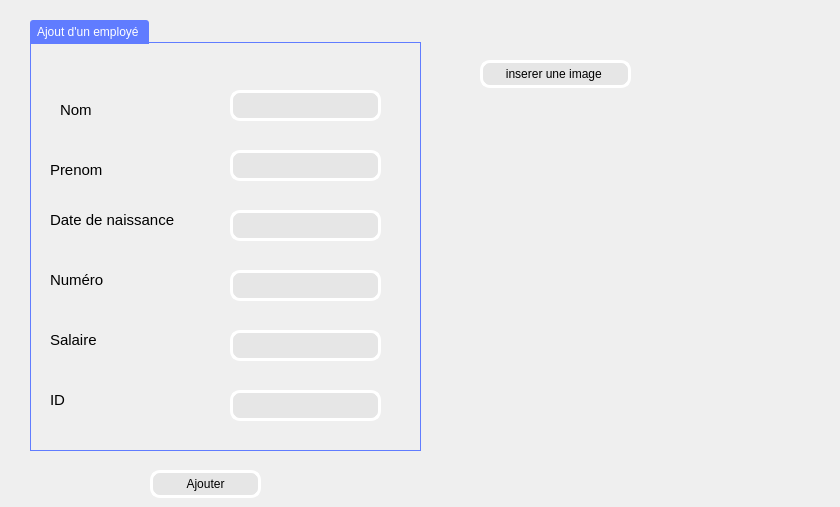
      <widget class="QWidget" name="ajout">
       <attribute name="title">
        <string>AJOUTER EMPLOYES</string>
       </attribute>
       <widget class="QPushButton" name="bin_image">
        <property name="geometry">
         <rect>
          <x>480</x>
          <y>60</y>
          <width>151</width>
          <height>28</height>
         </rect>
        </property>
        <property name="styleSheet">
         <string notr="true">color: #b1b1b1;
color: rgb(0, 0, 0);
background-color: rgb(230, 230, 230);

 

    border-width: 3px;

    border-color: #ffffff;


    border-style: solid;

    border-radius: 10;



    padding: 3px;

    font-size: 12px;

    padding-left: 5px;

    padding-right: 5px;</string>
        </property>
        <property name="text">
         <string>inserer une image </string>
        </property>
        <property name="icon">
         <iconset>
          <normaloff>../plus.png</normaloff>../plus.png</iconset>
        </property>
       </widget>
       <widget class="QLabel" name="lbl_image_2">
        <property name="geometry">
         <rect>
          <x>550</x>
          <y>120</y>
          <width>281</width>
          <height>281</height>
         </rect>
        </property>
        <property name="text">
         <string/>
        </property>
       </widget>
       <widget class="QGroupBox" name="groupBox">
        <property name="geometry">
         <rect>
          <x>30</x>
          <y>20</y>
          <width>391</width>
          <height>431</height>
         </rect>
        </property>
        <property name="styleSheet">
         <string notr="true">QGroupBox {
	color: rgb(255, 255, 255);
    border: 1px solid;
    border-color: #607cff;
    margin-top: 22px;
}
QGroupBox::title  {
    background-color: #607cff;
    color: #ffffff;
    subcontrol-origin: margin;
    subcontrol-position: top left;
    padding: 5px;
    border-top-left-radius: 3px;
    border-top-right-radius: 3px;
}
QGroupBox::title::disabled{
   background-color: #404040;
   color: #656565;
    subcontrol-origin: margin;
    subcontrol-position: top left;
    padding: 5px;
    border-top-left-radius: 3px;
    border-top-right-radius: 3px;
}</string>
        </property>
        <property name="title">
         <string>Ajout d'un employé </string>
        </property>
        <widget class="QLabel" name="label_2">
         <property name="geometry">
          <rect>
           <x>30</x>
           <y>80</y>
           <width>71</width>
           <height>21</height>
          </rect>
         </property>
         <property name="styleSheet">
          <string notr="true">font: 8pt &quot;MS Shell Dlg 2&quot;;</string>
         </property>
         <property name="text">
          <string>&lt;html&gt;&lt;head/&gt;&lt;body&gt;&lt;p&gt;&lt;span style=&quot; font-size:11pt;&quot;&gt;Nom&lt;/span&gt;&lt;/p&gt;&lt;/body&gt;&lt;/html&gt;</string>
         </property>
        </widget>
        <widget class="QLineEdit" name="le_nom">
         <property name="geometry">
          <rect>
           <x>200</x>
           <y>70</y>
           <width>151</width>
           <height>31</height>
          </rect>
         </property>
         <property name="styleSheet">
          <string notr="true">color: #b1b1b1;
color: rgb(0, 0, 0);
background-color: rgb(230, 230, 230);

 

    border-width: 3px;

    border-color: #ffffff;

    border-style: solid;

    border-radius: 10;



    padding: 3px;

    font-size: 12px;

    padding-left: 5px;

    padding-right: 5px;

    border-style: solid;

    border-radius: 10;



    padding: 3px;

    font-size: 12px;

    padding-left: 5px;

    padding-right: 5px;</string>
         </property>
         <property name="text">
          <string/>
         </property>
        </widget>
        <widget class="QLabel" name="label_3">
         <property name="geometry">
          <rect>
           <x>20</x>
           <y>140</y>
           <width>71</width>
           <height>21</height>
          </rect>
         </property>
         <property name="text">
          <string>&lt;html&gt;&lt;head/&gt;&lt;body&gt;&lt;p&gt;&lt;span style=&quot; font-size:11pt;&quot;&gt;Prenom&lt;/span&gt;&lt;/p&gt;&lt;/body&gt;&lt;/html&gt;</string>
         </property>
        </widget>
        <widget class="QLineEdit" name="le_prenom">
         <property name="geometry">
          <rect>
           <x>200</x>
           <y>130</y>
           <width>151</width>
           <height>31</height>
          </rect>
         </property>
         <property name="styleSheet">
          <string notr="true">color: #b1b1b1;
color: rgb(0, 0, 0);
background-color: rgb(230, 230, 230);

 

    border-width: 3px;

    border-color: #ffffff;

    border-style: solid;

    border-radius: 10;



    padding: 3px;

    font-size: 12px;

    padding-left: 5px;

    padding-right: 5px;

    border-style: solid;

    border-radius: 10;



    padding: 3px;

    font-size: 12px;

    padding-left: 5px;

    padding-right: 5px;</string>
         </property>
        </widget>
        <widget class="QLabel" name="label_4">
         <property name="geometry">
          <rect>
           <x>20</x>
           <y>190</y>
           <width>161</width>
           <height>21</height>
          </rect>
         </property>
         <property name="text">
          <string>&lt;html&gt;&lt;head/&gt;&lt;body&gt;&lt;p&gt;&lt;span style=&quot; font-size:11pt;&quot;&gt;Date de naissance&lt;/span&gt;&lt;/p&gt;&lt;/body&gt;&lt;/html&gt;</string>
         </property>
        </widget>
        <widget class="QLineEdit" name="le_date_naissance">
         <property name="geometry">
          <rect>
           <x>200</x>
           <y>190</y>
           <width>151</width>
           <height>31</height>
          </rect>
         </property>
         <property name="styleSheet">
          <string notr="true">color: #b1b1b1;
color: rgb(0, 0, 0);
background-color: rgb(230, 230, 230);

 

    border-width: 3px;

    border-color: #ffffff;


    border-style: solid;

    border-radius: 10;



    padding: 3px;

    font-size: 12px;

    padding-left: 5px;

    padding-right: 5px;</string>
         </property>
        </widget>
        <widget class="QLabel" name="label_5">
         <property name="geometry">
          <rect>
           <x>20</x>
           <y>250</y>
           <width>81</width>
           <height>21</height>
          </rect>
         </property>
         <property name="text">
          <string>&lt;html&gt;&lt;head/&gt;&lt;body&gt;&lt;p&gt;&lt;span style=&quot; font-size:11pt;&quot;&gt;Numéro&lt;/span&gt;&lt;/p&gt;&lt;/body&gt;&lt;/html&gt;</string>
         </property>
        </widget>
        <widget class="QLineEdit" name="le_numero_telephone">
         <property name="geometry">
          <rect>
           <x>200</x>
           <y>250</y>
           <width>151</width>
           <height>31</height>
          </rect>
         </property>
         <property name="styleSheet">
          <string notr="true">color: #b1b1b1;
color: rgb(0, 0, 0);
background-color: rgb(230, 230, 230);

 

    border-width: 3px;

    border-color: #ffffff;


    border-style: solid;

    border-radius: 10;



    padding: 3px;

    font-size: 12px;

    padding-left: 5px;

    padding-right: 5px;</string>
         </property>
        </widget>
        <widget class="QLabel" name="label_6">
         <property name="geometry">
          <rect>
           <x>20</x>
           <y>310</y>
           <width>71</width>
           <height>21</height>
          </rect>
         </property>
         <property name="text">
          <string>&lt;html&gt;&lt;head/&gt;&lt;body&gt;&lt;p&gt;&lt;span style=&quot; font-size:11pt;&quot;&gt;Salaire&lt;/span&gt;&lt;/p&gt;&lt;/body&gt;&lt;/html&gt;</string>
         </property>
        </widget>
        <widget class="QLineEdit" name="le_salaire">
         <property name="geometry">
          <rect>
           <x>200</x>
           <y>310</y>
           <width>151</width>
           <height>31</height>
          </rect>
         </property>
         <property name="styleSheet">
          <string notr="true">color: #b1b1b1;
color: rgb(0, 0, 0);
background-color: rgb(230, 230, 230);

 

    border-width: 3px;

    border-color: #ffffff;


    border-style: solid;

    border-radius: 10;



    padding: 3px;

    font-size: 12px;

    padding-left: 5px;

    padding-right: 5px;</string>
         </property>
        </widget>
        <widget class="QLabel" name="label_7">
         <property name="geometry">
          <rect>
           <x>20</x>
           <y>370</y>
           <width>61</width>
           <height>21</height>
          </rect>
         </property>
         <property name="text">
          <string>&lt;html&gt;&lt;head/&gt;&lt;body&gt;&lt;p&gt;&lt;span style=&quot; font-size:11pt;&quot;&gt;ID&lt;/span&gt;&lt;/p&gt;&lt;/body&gt;&lt;/html&gt;</string>
         </property>
        </widget>
        <widget class="QLineEdit" name="le_id">
         <property name="geometry">
          <rect>
           <x>200</x>
           <y>370</y>
           <width>151</width>
           <height>31</height>
          </rect>
         </property>
         <property name="styleSheet">
          <string notr="true">color: #b1b1b1;
color: rgb(0, 0, 0);
background-color: rgb(230, 230, 230);

 

    border-width: 3px;

    border-color: #ffffff;


    border-style: solid;

    border-radius: 10;



    padding: 3px;

    font-size: 12px;

    padding-left: 5px;

    padding-right: 5px;</string>
         </property>
        </widget>
       </widget>
       <widget class="QLabel" name="le_image">
        <property name="geometry">
         <rect>
          <x>580</x>
          <y>440</y>
          <width>211</width>
          <height>16</height>
         </rect>
        </property>
        <property name="text">
         <string/>
        </property>
       </widget>
       <widget class="QPushButton" name="pb_ajouter">
        <property name="geometry">
         <rect>
          <x>150</x>
          <y>470</y>
          <width>111</width>
          <height>28</height>
         </rect>
        </property>
        <property name="styleSheet">
         <string notr="true">color: #b1b1b1;
color: rgb(0, 0, 0);
background-color: rgb(230, 230, 230);

 

    border-width: 3px;

    border-color: #ffffff;


    border-style: solid;

    border-radius: 10;



    padding: 3px;

    font-size: 12px;

    padding-left: 5px;

    padding-right: 5px;</string>
        </property>
        <property name="text">
         <string>Ajouter</string>
        </property>
        <property name="icon">
         <iconset>
          <normaloff>../plus.png</normaloff>../plus.png</iconset>
        </property>
       </widget>
      </widget>
